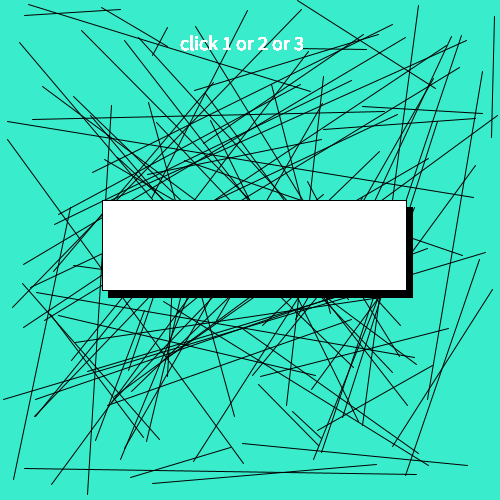
Frame 1 (no input)
Frame 60 (the mouse pressed at the canvas centre just before this capture): identical to frame 1, image omitted
Frame 120 (the mouse held since frame 60 and released just before this capture): identical to frame 1, image omitted

The Processing sketch that drew this single still picture (run headless with seeded random() and noise(); from frame 60 on, the mouse is pressed at the canvas centre):

// Processing sketch: processing_158366
// ── processing_158366.pde


boolean button1, button2, button3; 
float b1, b2, b3;

void setup() {
  size(500, 500);
  background(56,236,204);
  
  for(int i=0; i<100; i++){
  fill(255,255,255);
    line(random(width), random(height), random(width), random(height));
  fill(0,0,0);
  rect(108,207,304,90);
  fill(255,255,255);
  rect(102,200,304,90);
  textSize(20);
  text("click 1 or 2 or 3",180,50);

}
  }

  

void draw() {
  if (button1) {
    drawButton1();
  } else {
    b1=0;
  }
  if (button2) {
    drawButton2();
  }
  if (button3) {
    drawButton3();
  }
}



void drawButton1() {
  if (button1) {
   size(500, 500);
  background(56,236,204);
  for(int i=0; i<100; i++){
  line(random(width), random(height), random(width), random(height));
  fill(0,0,0);
  rect(108,207,304,90);
  fill(255,255,255);
  rect(102,200,304,90);
    fill(0);
    textSize(80);
    text("Hi",210,275);
  }
}
}

void drawButton2() {
  if (button2) {
            size(500, 500);
  background(56,236,204);
  for(int i=0; i<100; i++){
  line(random(width), random(height), random(width), random(height));
  fill(0,0,0);
  rect(108,207,304,90);
  fill(255,255,255);
  rect(102,200,304,90);
    fill(0);
    textSize(80);
    text("say",190,265);
  }
}
}
void drawButton3() {
  if (button3) {
        size(500, 500);
  background(56,236,204);
  for(int i=0; i<100; i++){
  line(random(width), random(height), random(width), random(height));
  fill(0,0,0);
  rect(108,207,304,90);
  fill(255,255,255);
  rect(102,200,304,90);
    fill(0);
    textSize(80);
    text("omeme",110,270);
  }
}
}
void keyPressed() {
  switch(key) {
    case('1'):
    button1=true;
    break;
    case('2'):
    button2=true;
    break;
    case('3'):
    button3=true;
    break;
  }
}
void keyReleased() {
  switch(key) {
    case('1'):
    button1=false;
    break;
    case('2'):
    button2=false;
    break;
    case('3'):
    button3=false;
    break;
  }
}
